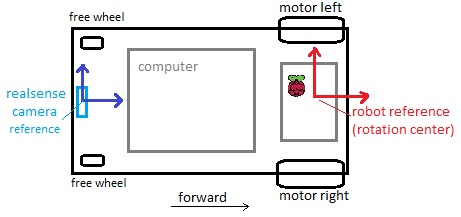
#> input picture IdvSlam/img/bigbot.jpg, 461 x 217 px, given in place of car-1.jpg, which was not available
$ jupyter execute --allow-errors imageai_bb.ipynb   (text cells are left out)
#> lines starting #> are read from the running program, lines starting #| are printed output that depends on the picture; pictures that were not available may be replaced by others from this repository, and a replacement may not be noted
### hakaton/detection_v2.py
import cv2

from imageai.Detection.keras_retinanet.models.resnet import resnet50_retinanet
from imageai.Detection.keras_retinanet.utils.image import read_image_bgr, read_image_array, read_image_stream, preprocess_image, resize_image
from imageai.Detection.keras_retinanet.utils.visualization import draw_box, draw_caption
from imageai.Detection.keras_retinanet.utils.colors import label_color

import matplotlib.pyplot as plt
import matplotlib.image as pltimage
import numpy as np
import tensorflow as tf
import os
import pickle

# [4 lines left out: function get_session, not called in this run]


class ObjectDetection:
    """
                    This is the object detection class for images in the ImageAI library. It provides support for RetinaNet
                     object detection network . After instantiating this class, you can set it's properties and
                     make object detections using it's pre-defined functions.

                     The following functions are required to be called before object detection can be made
                     * setModelPath()
                     * At least of of the following and it must correspond to the model set in the setModelPath()
                      [setModelTypeAsRetinaNet()]
                     * loadModel() [This must be called once only before performing object detection]

                     Once the above functions have been called, you can call the detectObjectsFromImage() function of
                     the object detection instance object at anytime to obtain observable objects in any image.
    """

    def __init__(self):
        self.__modelType = ""
        self.modelPath = ""
        self.__modelPathAdded = False
        self.__modelLoaded = False
        self.__model_collection = []
        self.__input_image_min = 1333
        self.__input_image_max = 800

        self.numbers_to_names = {0: 'person', 1: 'bicycle', 2: 'car', 3: 'motorcycle', 4: 'airplane', 5: 'bus', 6: 'train',
                   7: 'truck', 8: 'boat', 9: 'traffic light', 10: 'fire hydrant', 11: 'stop sign', 12: 'parking meter',
                   13: 'bench', 14: 'bird', 15: 'cat', 16: 'dog', 17: 'horse', 18: 'sheep', 19: 'cow', 20: 'elephant',
                   21: 'bear', 22: 'zebra', 23: 'giraffe', 24: 'backpack', 25: 'umbrella', 26: 'handbag', 27: 'tie',
                   28: 'suitcase', 29: 'frisbee', 30: 'skis', 31: 'snowboard', 32: 'sports ball', 33: 'kite',
                   34: 'baseball bat', 35: 'baseball glove', 36: 'skateboard', 37: 'surfboard', 38: 'tennis racket',
                   39: 'bottle', 40: 'wine glass', 41: 'cup', 42: 'fork', 43: 'knife', 44: 'spoon', 45: 'bowl',
                   46: 'banana', 47: 'apple', 48: 'sandwich', 49: 'orange', 50: 'broccoli', 51: 'carrot', 52: 'hot dog',
                   53: 'pizza', 54: 'donut', 55: 'cake', 56: 'chair', 57: 'couch', 58: 'potted plant', 59: 'bed',
                   60: 'dining table', 61: 'toilet', 62: 'tv', 63: 'laptop', 64: 'mouse', 65: 'remote', 66: 'keyboard',
                   67: 'cell phone', 68: 'microwave', 69: 'oven', 70: 'toaster', 71: 'sink', 72: 'refrigerator',
                   73: 'book', 74: 'clock', 75: 'vase', 76: 'scissors', 77: 'teddy bear', 78: 'hair drier',
                   79: 'toothbrush'}


    def setModelTypeAsRetinaNet(self):
        """
        'setModelTypeAsRetinaNet()' is used to set the model type to the RetinaNet model
        for the object detection instance instance object .
        :return:
        """
        self.__modelType = "retinanet"


    def setModelPath(self, model_path):
        """
         'setModelPath()' function is required and is used to set the file path to a the RetinaNet
          object detection model trained on the COCO dataset.
          :param model_path:
          :return:
        """

        if(self.__modelPathAdded == False):
            self.modelPath = model_path
            self.__modelPathAdded = True


    def loadModel(self, detection_speed="normal"):
        """
                'loadModel()' function is required and is used to load the model structure into the program from the file path defined
                in the setModelPath() function. This function receives an optional value which is "detection_speed".
                The value is used to reduce the time it takes to detect objects in an image, down to about a 10% of the normal time, with
                 with just slight reduction in the number of objects detected.


                * prediction_speed (optional); Acceptable values are "normal", "fast", "faster", "fastest" and "flash"

                :param detection_speed:
                :return:
        """

        if(detection_speed=="normal"):
            self.__input_image_min = 800
            self.__input_image_max = 1333
        elif(detection_speed=="fast"):
            self.__input_image_min = 400
            self.__input_image_max = 700
        elif(detection_speed=="faster"):
            self.__input_image_min = 300
            self.__input_image_max = 500
        elif (detection_speed == "fastest"):
            self.__input_image_min = 200
            self.__input_image_max = 350
        elif (detection_speed == "flash"):
            self.__input_image_min = 100
            self.__input_image_max = 250


        if (self.__modelLoaded == False):
            if(self.__modelType == ""):
                raise ValueError("You must set a valid model type before loading the model.")
            elif(self.__modelType == "retinanet"):
                model = resnet50_retinanet(num_classes=80)
                model.load_weights(self.modelPath)
                self.__model_collection.append(model)
                self.__modelLoaded = True


    def detectObjectsFromImage(self, input_image="", output_image_path="", input_type="file", output_type="file", extract_detected_objects = False, minimum_percentage_probability = 50):
        """
            'detectObjectsFromImage()' function is used to detect objects observable in the given image path:
                    * input_image , which can be file to path, image numpy array or image file stream
                    * output_image_path (only if output_type = file) , file path to the output image that will contain the detection boxes and label, if output_type="file"
                    * input_type (optional) , file path/numpy array/image file stream of the image. Acceptable values are "file", "array" and "stream"
                    * output_type (optional) , file path/numpy array/image file stream of the image. Acceptable values are "file" and "array"
                    * extract_detected_objects (optional) , option to save each object detected individually as an image and return an array of the objects' image path.
                    * minimum_percentage_probability (optional, 50 by default) , option to set the minimum percentage probability for nominating a detected object for output.

            The values returned by this function depends on the parameters parsed. The possible values returnable
            are stated as below
            - If extract_detected_objects = False or at its default value and output_type = 'file' or
                at its default value, you must parse in the 'output_image_path' as a string to the path you want
                the detected image to be saved. Then the function will return:
                1. an array of dictionaries, with each dictionary corresponding to the objects
                    detected in the image. Each dictionary contains the following property:
                    * name
                    * percentage_probability

            - If extract_detected_objects = False or at its default value and output_type = 'array' ,
              Then the function will return:

                1. a numpy array of the detected image
                2. an array of dictionaries, with each dictionary corresponding to the objects
                    detected in the image. Each dictionary contains the following property:
                    * name
                    * percentage_probability

            - If extract_detected_objects = True and output_type = 'file' or
                at its default value, you must parse in the 'output_image_path' as a string to the path you want
                the detected image to be saved. Then the function will return:
                1. an array of dictionaries, with each dictionary corresponding to the objects
                    detected in the image. Each dictionary contains the following property:
                    * name
                    * percentage_probability
                2. an array of string paths to the image of each object extracted from the image

            - If extract_detected_objects = True and output_type = 'array', the the function will return:
                1. a numpy array of the detected image
                2. an array of dictionaries, with each dictionary corresponding to the objects
                    detected in the image. Each dictionary contains the following property:
                    * name
                    * percentage_probability
                3. an array of numpy arrays of each object detected in the image


            :param input_image:
            :param output_image_path:
            :param input_type:
            :param output_type:
            :param extract_detected_objects:
            :param minimum_percentage_probability:
            :return output_objects_array:
            :return detected_copy:
            :return detected_detected_objects_image_array:
        """

        if(self.__modelLoaded == False):
            raise ValueError("You must call the loadModel() function before making object detection.")
        elif(self.__modelLoaded == True):
            try:
                output_objects_array = []
                detected_objects_image_array = []


                if(input_type=="file"):
                    image = read_image_bgr(input_image)
                elif(input_type=="array"):
                    image = read_image_array(input_image)
                elif(input_type=="stream"):
                    image = read_image_stream(input_image)

                detected_copy = image.copy()
                detected_copy = cv2.cvtColor(detected_copy, cv2.COLOR_BGR2RGB)

                detected_copy2 = image.copy()
                detected_copy2 = cv2.cvtColor(detected_copy2, cv2.COLOR_BGR2RGB)

                image = preprocess_image(image)
                image, scale = resize_image(image, min_side=self.__input_image_min, max_side=self.__input_image_max)

                model = self.__model_collection[0]
                _, _, detections = model.predict_on_batch(np.expand_dims(image, axis=0))
                predicted_numbers = np.argmax(detections[0, :, 4:], axis=1)
                scores = detections[0, np.arange(detections.shape[1]), 4 + predicted_numbers]

                detections[0, :, :4] /= scale

                min_probability = minimum_percentage_probability / 100
                counting = 0

                for index, (label, score), in enumerate(zip(predicted_numbers, scores)):
                    if score < min_probability:
                        continue

                    counting += 1

                    objects_dir = output_image_path + "-objects"
                    if(extract_detected_objects == True and output_type=="file"):
                        if (os.path.exists(objects_dir) == False):
                            os.mkdir(objects_dir)

                    color = label_color(label)

                    detection_details = detections[0, index, :4].astype(int)
                    draw_box(detected_copy, detection_details, color=color)

                    caption = "{} {:.3f}".format(self.numbers_to_names[label], (score * 100))
                    draw_caption(detected_copy, detection_details, caption)

                    each_object_details = {}
                    each_object_details["name"] = self.numbers_to_names[label]
                    each_object_details["percentage_probability"] = str(score * 100)
                    each_object_details["position"] = detection_details
                    output_objects_array.append(each_object_details)

                    if(extract_detected_objects == True):
                        splitted_copy = detected_copy2.copy()[detection_details[1]:detection_details[3],
                                        detection_details[0]:detection_details[2]]
                        if(output_type=="file"):
                            splitted_image_path = os.path.join(objects_dir, self.numbers_to_names[label] + "-" + str(
                                counting) + ".jpg")
                            pltimage.imsave(splitted_image_path, splitted_copy)
                            detected_objects_image_array.append(splitted_image_path)
                        elif(output_type=="array"):
                            detected_objects_image_array.append(splitted_copy)


                if(output_type=="file"):
                    pltimage.imsave(output_image_path, detected_copy)


                if(extract_detected_objects == True):
                    if(output_type=="file"):
                        return output_objects_array, detected_objects_image_array
                    elif(output_type=="array"):
                        return detected_copy, output_objects_array, detected_objects_image_array

                else:
                    if (output_type == "file"):
                        return output_objects_array
                    elif (output_type == "array"):
                        return detected_copy, output_objects_array
            except:
                raise ValueError("Ensure you specified correct input image, input type, output type and/or output image path ")


    # [206 lines left out: functions CustomObjects, detectCustomObjectsFromImage, not called in this run]


class VideoObjectDetection:
    """
                    *** THIS VERSION OF THE VideoObjectDetection CLASS IS A PREVIEW VERSION ***

                    This is the object detection class for videos in the ImageAI library. It provides support for RetinaNet
                     object detection network . After instantiating this class, you can set it's properties and
                     make object detections using it's pre-defined functions.

                     The following functions are required to be called before object detection can be made
                     * setModelPath()
                     * At least of of the following and it must correspond to the model set in the setModelPath()
                      [setModelTypeAsRetinaNet()]
                     * loadModel() [This must be called once only before performing object detection]

                     Once the above functions have been called, you can call the detectObjectsFromVideo() function of
                     the object detection instance object at anytime to obtain observable objects in any video.
    """

    # [355 lines left out: functions __init__, setModelTypeAsRetinaNet, setModelPath, loadModel, detectObjectsFromVideo, CustomObjects and 1 more, not called in this run]

### rgbd_camera_track/imageai_bb.ipynb
[cell 1]
from detection_v2 import ObjectDetection
import os

execution_path = os.getcwd()


detector = ObjectDetection()
detector.setModelTypeAsRetinaNet()
detector.setModelPath( os.path.join(execution_path , "resnet50_coco_best_v2.0.1.h5"))
detector.loadModel()
#> (the call stopped at in loadModel, `model = resnet50_retinanet(num_classes=80)`: imageai is not available in this run)
in_file = os.path.join(execution_path , "1.jpg")
out_file = os.path.join(execution_path , "image1new.jpg")
#> (the rest of this cell did not finish here and is left out)



for eachObject in detections:
    print(eachObject["name"] + " : " + eachObject["percentage_probability"] )
    print('bounding box position is :', eachObject["position"])
    print("--------------------------------")

[cell 2]
import matplotlib.pyplot as plt
import numpy as np
from skimage.feature import hog
from skimage import data, exposure
import skimage
from sklearn.decomposition import PCA

[cell 3]
image = skimage.io.imread('image1new.jpg-objects/car-1.jpg')[:,:,0]
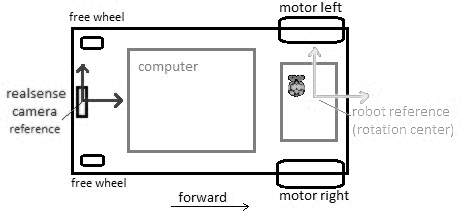
#> image: shape (217, 461); min 0, max 255, mean 236.6
fd, hog_image = hog(image, orientations=8, pixels_per_cell=(20, 20),
                    cells_per_block=(1, 1), visualise=True)
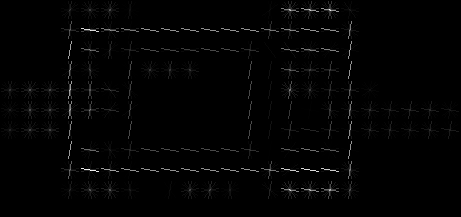
#> hog_image: shape (217, 461) float64; min 0, max 89.24, mean 1.1; drawn with min black and max white
#> fd = 1840 values, max 1 at index 244, min 0 at index 0, mean 0.181

fig, (ax1, ax2) = plt.subplots(1, 2, figsize=(8, 4), sharex=True, sharey=True)

ax1.axis('off')
ax1.imshow(image, cmap=plt.cm.gray)
ax1.set_title('Input image')

# Rescale histogram for better display
hog_image_rescaled = exposure.rescale_intensity(hog_image, in_range=(0, 10))
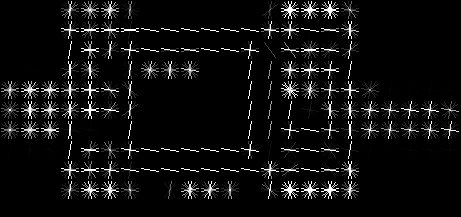
#> hog_image_rescaled: shape (217, 461) float64; min 0, max 1, mean 0.0613

ax2.axis('off')
ax2.imshow(hog_image_rescaled, cmap=plt.cm.gray)
ax2.set_title('Histogram of Oriented Gradients')
plt.show()
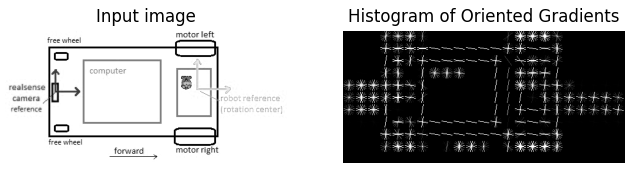
#> figure drawn by matplotlib, 2 panels

#> (the rest of this cell did not finish here and is left out)
